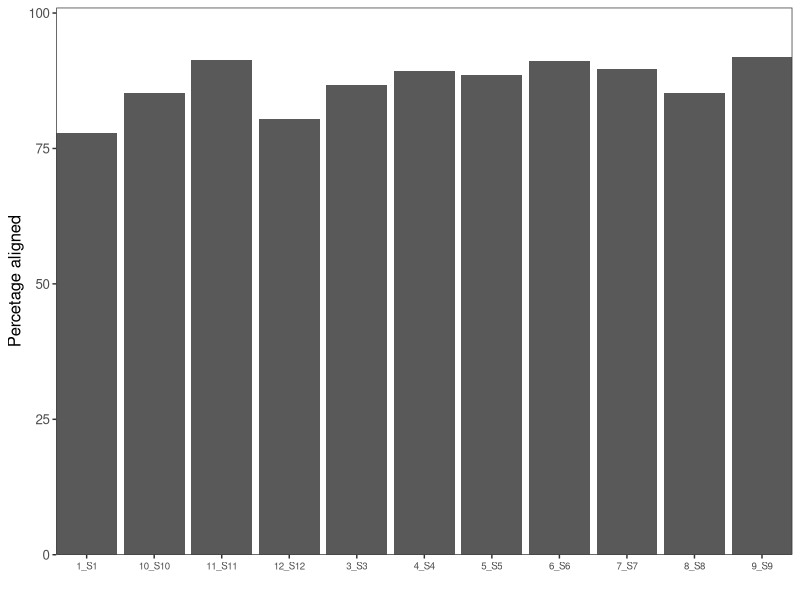
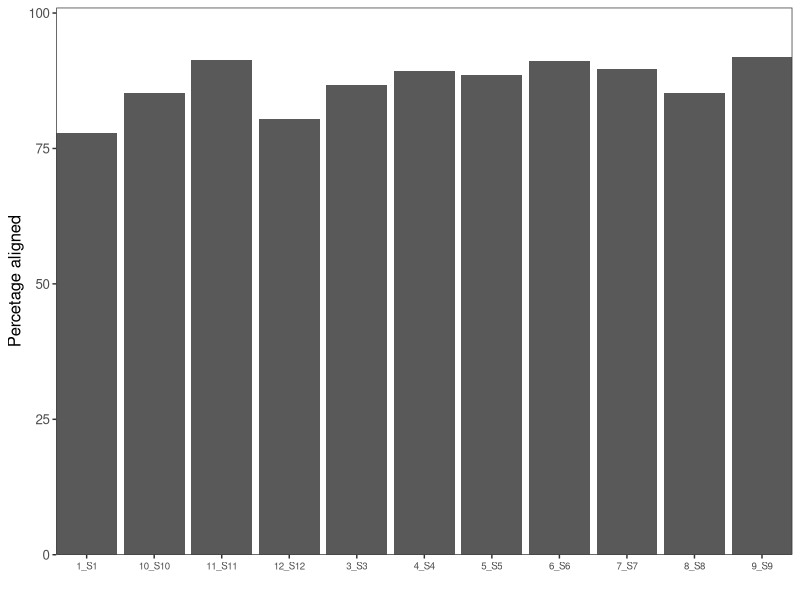

The R script that drew these images, in order:
#!/usr/bin/env Rscript
## Purpose of script: percetage aligned barplot
## Date created: 26.08.2020
## Author: luigui gallardo-becerra (bfllg77@gmail.com)
# Package installation
library(ggplot2)
library(ggpubr)
library(reshape)
# Input table
table <- read.table(file = "./percentage_aligned.txt",
    header = TRUE,
    sep = "\t")
table <- melt(table, id = c("sample"))
# Plot
barplot_percentage_aligned <- ggplot(data = table) +
geom_col(aes(x = sample,
    y = value),
    position = 'dodge') +
labs(x = "",
    y = "Percetage aligned",
    fill = "") +
scale_x_discrete(expand = c(0, 0)) +
scale_y_continuous(expand = c(0, 0),
    limits  = c(0, 101)) +
theme_test() +
theme(text = element_text(size = 12),
    axis.text.x = element_text(size = 7,
        angle = 0)) +
theme(legend.position = "none")
# Create .pdf
pdf(file = "barplot_percentage_aligned.pdf", width = 7.5, height = 7.5)
print(barplot_percentage_aligned)
dev.off()
# Create png
png(file = "barplot_percentage_aligned.png", width = 500, height = 500)
print(barplot_percentage_aligned)
dev.off()
